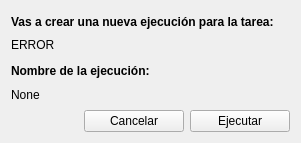
<?xml version="1.0" encoding="UTF-8"?>
<ui version="4.0">
 <class>StartExecutionDialogUI</class>
 <widget class="QWidget" name="StartExecutionDialogUI">
  <property name="geometry">
   <rect>
    <x>0</x>
    <y>0</y>
    <width>301</width>
    <height>143</height>
   </rect>
  </property>
  <property name="windowTitle">
   <string>Empezar ejecución</string>
  </property>
  <layout class="QVBoxLayout" name="verticalLayout_2">
   <item>
    <layout class="QVBoxLayout" name="taskNameLayout">
     <property name="spacing">
      <number>3</number>
     </property>
     <property name="topMargin">
      <number>0</number>
     </property>
     <property name="bottomMargin">
      <number>0</number>
     </property>
     <item>
      <widget class="QLabel" name="reminder">
       <property name="font">
        <font>
         <pointsize>9</pointsize>
         <bold>true</bold>
        </font>
       </property>
       <property name="text">
        <string>Vas a crear una nueva ejecución para la tarea:</string>
       </property>
      </widget>
     </item>
     <item>
      <widget class="QLabel" name="taskName">
       <property name="font">
        <font>
         <pointsize>9</pointsize>
        </font>
       </property>
       <property name="text">
        <string>ERROR</string>
       </property>
       <property name="alignment">
        <set>Qt::AlignmentFlag::AlignLeading|Qt::AlignmentFlag::AlignLeft|Qt::AlignmentFlag::AlignVCenter</set>
       </property>
      </widget>
     </item>
    </layout>
   </item>
   <item>
    <layout class="QVBoxLayout" name="verticalLayout">
     <item>
      <widget class="QLabel" name="taskLogLabel">
       <property name="sizePolicy">
        <sizepolicy hsizetype="Preferred" vsizetype="Preferred">
         <horstretch>1</horstretch>
         <verstretch>0</verstretch>
        </sizepolicy>
       </property>
       <property name="minimumSize">
        <size>
         <width>125</width>
         <height>0</height>
        </size>
       </property>
       <property name="maximumSize">
        <size>
         <width>16777215</width>
         <height>16777215</height>
        </size>
       </property>
       <property name="font">
        <font>
         <pointsize>9</pointsize>
         <bold>true</bold>
        </font>
       </property>
       <property name="text">
        <string>Nombre de la ejecución:</string>
       </property>
      </widget>
     </item>
     <item>
      <widget class="QLabel" name="taskLog">
       <property name="sizePolicy">
        <sizepolicy hsizetype="Preferred" vsizetype="Preferred">
         <horstretch>3</horstretch>
         <verstretch>0</verstretch>
        </sizepolicy>
       </property>
       <property name="font">
        <font>
         <pointsize>9</pointsize>
         <bold>false</bold>
        </font>
       </property>
       <property name="text">
        <string>None</string>
       </property>
       <property name="alignment">
        <set>Qt::AlignmentFlag::AlignLeading|Qt::AlignmentFlag::AlignLeft|Qt::AlignmentFlag::AlignVCenter</set>
       </property>
       <property name="wordWrap">
        <bool>true</bool>
       </property>
      </widget>
     </item>
    </layout>
   </item>
   <item>
    <layout class="QHBoxLayout" name="horizontalLayout">
     <item>
      <widget class="QLabel" name="statusLabel">
       <property name="text">
        <string/>
       </property>
      </widget>
     </item>
     <item>
      <spacer name="horizontalSpacer">
       <property name="orientation">
        <enum>Qt::Orientation::Horizontal</enum>
       </property>
       <property name="sizeHint" stdset="0">
        <size>
         <width>40</width>
         <height>20</height>
        </size>
       </property>
      </spacer>
     </item>
     <item>
      <widget class="cus::Button" name="cancelButton">
       <property name="minimumSize">
        <size>
         <width>100</width>
         <height>0</height>
        </size>
       </property>
       <property name="maximumSize">
        <size>
         <width>100</width>
         <height>16777215</height>
        </size>
       </property>
       <property name="text">
        <string>Cancelar</string>
       </property>
      </widget>
     </item>
     <item>
      <widget class="cus::Button" name="startButton">
       <property name="minimumSize">
        <size>
         <width>100</width>
         <height>0</height>
        </size>
       </property>
       <property name="maximumSize">
        <size>
         <width>100</width>
         <height>16777215</height>
        </size>
       </property>
       <property name="text">
        <string>Ejecutar</string>
       </property>
      </widget>
     </item>
    </layout>
   </item>
  </layout>
 </widget>
 <customwidgets>
  <customwidget>
   <class>cus::Button</class>
   <extends>QPushButton</extends>
   <header location="global">custom/widgets/button/button.h</header>
  </customwidget>
 </customwidgets>
 <resources/>
 <connections/>
</ui>
